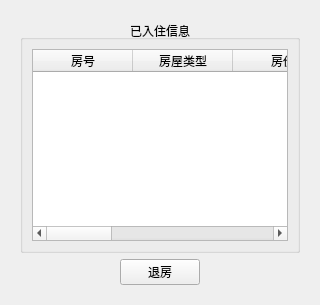
            <widget class="QWidget" name="CheckOutM">
             <attribute name="title">
              <string>退房管理</string>
             </attribute>
             <layout class="QVBoxLayout" name="verticalLayout_7">
              <item>
               <widget class="QWidget" name="widget_6" native="true">
                <property name="font">
                 <font>
                  <pointsize>9</pointsize>
                 </font>
                </property>
                <property name="styleSheet">
                 <string notr="true">#widget_6{border-image:url(:/new/prefix1/Main);}</string>
                </property>
                <layout class="QVBoxLayout" name="verticalLayout_16">
                 <item>
                  <widget class="QGroupBox" name="groupBox_4">
                   <property name="title">
                    <string>已入住信息</string>
                   </property>
                   <property name="alignment">
                    <set>Qt::AlignCenter</set>
                   </property>
                   <layout class="QVBoxLayout" name="verticalLayout_15">
                    <item>
                     <widget class="QTableWidget" name="checkInTableWidget">
                      <property name="styleSheet">
                       <string notr="true">background-image:url(:/res/white.png);</string>
                      </property>
                      <property name="editTriggers">
                       <set>QAbstractItemView::NoEditTriggers</set>
                      </property>
                      <property name="selectionMode">
                       <enum>QAbstractItemView::SingleSelection</enum>
                      </property>
                      <property name="selectionBehavior">
                       <enum>QAbstractItemView::SelectRows</enum>
                      </property>
                      <column>
                       <property name="text">
                        <string>房号</string>
                       </property>
                      </column>
                      <column>
                       <property name="text">
                        <string>房屋类型</string>
                       </property>
                      </column>
                      <column>
                       <property name="text">
                        <string>房价</string>
                       </property>
                      </column>
                      <column>
                       <property name="text">
                        <string>入住时间</string>
                       </property>
                      </column>
                      <column>
                       <property name="text">
                        <string>住客1</string>
                       </property>
                      </column>
                      <column>
                       <property name="text">
                        <string>住客2</string>
                       </property>
                      </column>
                      <column>
                       <property name="text">
                        <string>住客3</string>
                       </property>
                      </column>
                     </widget>
                    </item>
                   </layout>
                  </widget>
                 </item>
                 <item>
                  <layout class="QHBoxLayout" name="horizontalLayout_11">
                   <item>
                    <spacer name="horizontalSpacer_6">
                     <property name="orientation">
                      <enum>Qt::Horizontal</enum>
                     </property>
                     <property name="sizeHint" stdset="0">
                      <size>
                       <width>40</width>
                       <height>20</height>
                      </size>
                     </property>
                    </spacer>
                   </item>
                   <item>
                    <widget class="QPushButton" name="moneyAddButton">
                     <property name="text">
                      <string>退房</string>
                     </property>
                    </widget>
                   </item>
                   <item>
                    <spacer name="horizontalSpacer_7">
                     <property name="orientation">
                      <enum>Qt::Horizontal</enum>
                     </property>
                     <property name="sizeHint" stdset="0">
                      <size>
                       <width>40</width>
                       <height>20</height>
                      </size>
                     </property>
                    </spacer>
                   </item>
                  </layout>
                 </item>
                </layout>
               </widget>
              </item>
             </layout>
            </widget>
